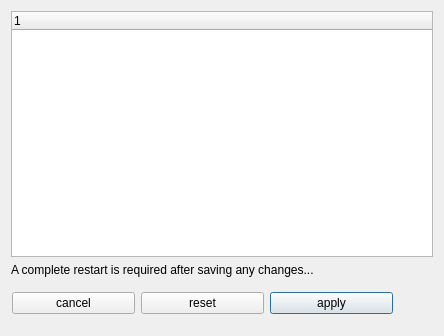
<?xml version="1.0" encoding="UTF-8"?>
<ui version="4.0">
 <class>Preferences</class>
 <widget class="QDialog" name="Preferences">
  <property name="geometry">
   <rect>
    <x>0</x>
    <y>0</y>
    <width>444</width>
    <height>336</height>
   </rect>
  </property>
  <property name="windowTitle">
   <string>Viewer Preferences</string>
  </property>
  <property name="modal">
   <bool>true</bool>
  </property>
  <layout class="QGridLayout" name="gridLayout">
   <item row="0" column="0">
    <widget class="QTreeWidget" name="treeWidget">
     <property name="minimumSize">
      <size>
       <width>420</width>
       <height>236</height>
      </size>
     </property>
     <column>
      <property name="text">
       <string notr="true">1</string>
      </property>
     </column>
    </widget>
   </item>
   <item row="2" column="0">
    <widget class="QWidget" name="button_box" native="true">
     <property name="minimumSize">
      <size>
       <width>200</width>
       <height>42</height>
      </size>
     </property>
     <property name="mouseTracking">
      <bool>false</bool>
     </property>
     <widget class="QWidget" name="horizontalLayoutWidget">
      <property name="geometry">
       <rect>
        <x>1</x>
        <y>0</y>
        <width>381</width>
        <height>41</height>
       </rect>
      </property>
      <layout class="QHBoxLayout" name="horizontalLayout">
       <item>
        <widget class="QPushButton" name="cancel">
         <property name="toolTip">
          <string>undo any unapplied changes</string>
         </property>
         <property name="whatsThis">
          <string/>
         </property>
         <property name="text">
          <string>cancel</string>
         </property>
        </widget>
       </item>
       <item>
        <widget class="QPushButton" name="reset">
         <property name="toolTip">
          <string>reset preferences to originial viewer preferences (restart required)</string>
         </property>
         <property name="whatsThis">
          <string/>
         </property>
         <property name="text">
          <string>reset</string>
         </property>
        </widget>
       </item>
       <item>
        <widget class="QPushButton" name="apply">
         <property name="toolTip">
          <string>apply any changes made to the default values (restart required)</string>
         </property>
         <property name="text">
          <string>apply</string>
         </property>
         <property name="default">
          <bool>true</bool>
         </property>
        </widget>
       </item>
      </layout>
     </widget>
    </widget>
   </item>
   <item row="1" column="0">
    <widget class="QLabel" name="label">
     <property name="text">
      <string>A complete restart is required after saving any changes...</string>
     </property>
    </widget>
   </item>
  </layout>
 </widget>
 <resources/>
 <connections/>
</ui>
